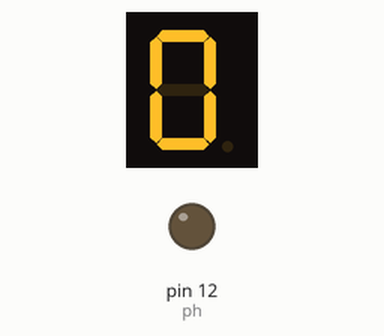
Bench run of a sketch on a simulated Arduino Uno, built with avr-gcc and run on an emulated ATmega328P. Shown: 1-digit seven-segment display, output pins drawn as LEDs (lit = HIGH). Wiring (inferred from the names in the program): 1-digit 7-segment display, segments lit when HIGH: segments pin 5, pin 6, pin 7, pin 8, pin 9, pin 10, pin 11. The segment pins are drawn as the display they are named for; pins used as bus, display or sensor lines are not drawn.

Above: at 0.1 s.
At 0.5 s:
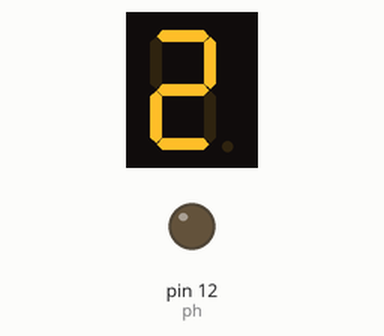
At 1.1 s:
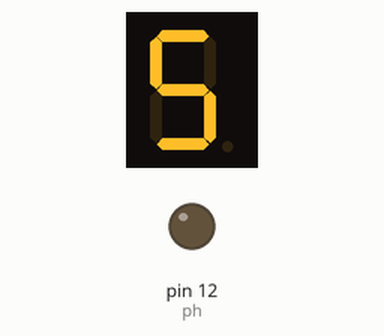
At 1.7 s:
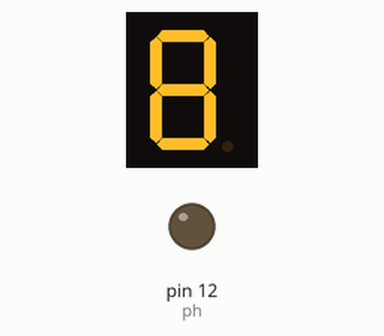
At 2.3 s:
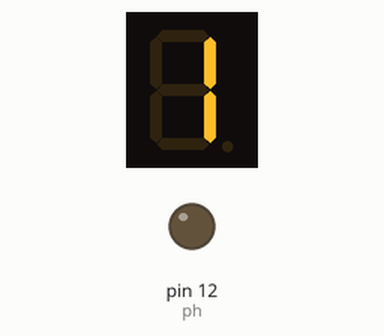

Measured:
- by itself, everything shown: repeats every 2.0 s, in 10 steps

The sketch:

segment7Part1.ino
```cpp
int pa = 5;
int pb = 6;
int pc = 7;
int pd = 8;
int pe = 9;
int pf = 10;
int pg = 11;
int ph = 12;

String numbers[10];

void setup(){
  pinMode(pa, OUTPUT);
  pinMode(pb, OUTPUT);
  pinMode(pc, OUTPUT);
  pinMode(pd, OUTPUT);
  pinMode(pe, OUTPUT);
  pinMode(pf, OUTPUT);
  pinMode(pg, OUTPUT);
  pinMode(ph, OUTPUT);

}

void loop(){
  //writeNumber(3);
  for (int i=0;i<10;i++){
    writeNumber(i);
    delay(200);
  }

}

void clearDigit(){
  digitalWrite(pa, LOW);
  digitalWrite(pb, LOW);
  digitalWrite(pc, LOW);
  digitalWrite(pd, LOW);
  digitalWrite(pe, LOW);
  digitalWrite(pf, LOW);
  digitalWrite(pg, LOW);
  digitalWrite(ph, LOW);
}

void writeNumber(int number){
  numbers[0] = "11111100";
  numbers[1] = "01100000";
  numbers[2] = "11011010";
  numbers[3] = "11110010";
  numbers[4] = "01100110";
  numbers[5] = "10110110";
  numbers[6] = "00111110";
  numbers[7] = "11100000";
  numbers[8] = "11111110";
  numbers[9] = "11100110";
  String aux = numbers[number];
  clearDigit();
  if (String(aux[0])=="1"){digitalWrite(pa,HIGH);}
  if (String(aux[1])=="1"){digitalWrite(pb,HIGH);}
  if (String(aux[2])=="1"){digitalWrite(pc,HIGH);}
  if (String(aux[3])=="1"){digitalWrite(pd,HIGH);}
  if (String(aux[4])=="1"){digitalWrite(pe,HIGH);}
  if (String(aux[5])=="1"){digitalWrite(pf,HIGH);}
  if (String(aux[6])=="1"){digitalWrite(pg,HIGH);}
  if (String(aux[7])=="1"){digitalWrite(ph,HIGH);}

}
```
